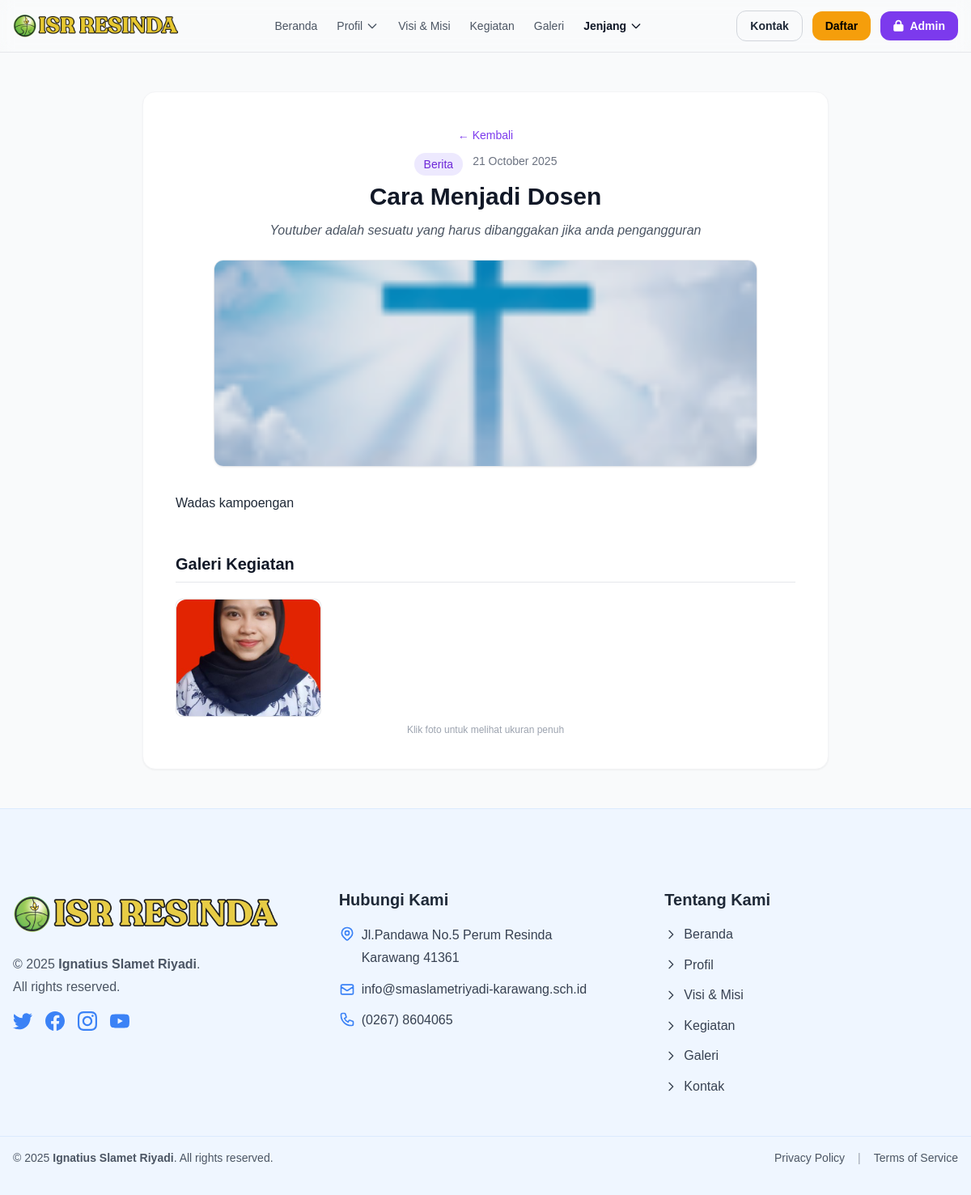
Screenshot of /kegiatan-detail.php?slug=bagaimana-cara-menjadi-dosem with the database file from the repository.
### tables this page shows
CREATE TABLE `kegiatan` (
  `id` int NOT NULL,
  `title` varchar(255) NOT NULL,
  `slug` varchar(255) NOT NULL,
  `excerpt` text,
  `content` longtext,
  `image_path` varchar(255) DEFAULT NULL,
  `category` varchar(50) NOT NULL DEFAULT 'umum',
  `status` enum('active','inactive') NOT NULL DEFAULT 'active',
  `author_id` int DEFAULT NULL,
  `created_at` timestamp NOT NULL DEFAULT CURRENT_TIMESTAMP,
  `updated_at` timestamp NULL DEFAULT NULL ON UPDATE CURRENT_TIMESTAMP
);

CREATE TABLE `kegiatan_foto` (
  `id` int NOT NULL,
  `kegiatan_id` int NOT NULL,
  `image_path` varchar(255) NOT NULL,
  `created_at` timestamp NOT NULL DEFAULT CURRENT_TIMESTAMP
);

### config/database.php (called while the page is built, shortened)
<?php
class Database {
    private $host;
    private $port;
    private $db_name;
    private $username;
    private $password;
    public function __construct() {
        $this->host = getenv("MYSQLHOST") ?: "localhost";
        $this->port = getenv("MYSQLPORT") ?: "3306";
        $this->db_name = getenv("MYSQLDATABASE") ?: "isr_school";
        $this->username = getenv("MYSQLUSER") ?: "root";
        $this->password = getenv("MYSQLPASSWORD") ?: "";
    }
    public function getConnection() {
        $this->conn = null;
        try {
            $dsn = "mysql:host={$this->host};port={$this->port};dbname={$this->db_name};charset=utf8mb4";
            $this->conn = new PDO($dsn, $this->username, $this->password, [
                PDO::ATTR_ERRMODE => PDO::ERRMODE_EXCEPTION,
                PDO::ATTR_DEFAULT_FETCH_MODE => PDO::FETCH_ASSOC
            ]);
        } catch(PDOException $exception) {
            echo "Connection error: " . $exception->getMessage();
        }
        return $this->conn;
    }
}
?>

### models/Kegiatan.php (called while the page is built, shortened)
<?php
require_once __DIR__ . '/../config/database.php';
class Kegiatan {
  private $db;
  public function __construct() { $this->db = (new Database())->getConnection(); }
  public function findBySlug($slug) {
    $stmt = $this->db->prepare("SELECT * FROM kegiatan WHERE slug = :slug LIMIT 1");
    $stmt->bindValue(':slug', $slug);
    $stmt->execute();
    return $stmt->fetch(PDO::FETCH_ASSOC);
  }
}

### includes/config.php (called while the page is built, shortened)
<?php
function url($path = '') {
  $path = ltrim((string)$path, '/');
  return BASE_URL . $path;
}

### kegiatan-detail.php (the view)
<?php
require_once __DIR__ . '/includes/config.php';
require_once __DIR__ . '/models/Kegiatan.php';
require_once __DIR__ . '/config/database.php';
function h($s){ return htmlspecialchars((string)$s, ENT_QUOTES, 'UTF-8'); }
$slug = trim($_GET['slug'] ?? '');
$kg   = new Kegiatan();
$post = $slug ? $kg->findBySlug($slug) : null;
function kegiatan_photos($kegiatan_id){
  $db = (new Database())->getConnection();
  $s  = $db->prepare("SELECT id, image_path FROM kegiatan_foto WHERE kegiatan_id = :id ORDER BY id DESC");
  $s->execute([':id'=>$kegiatan_id]);
  return $s->fetchAll(PDO::FETCH_ASSOC);
}
$catLabels = [
  'umum'       => 'Umum',
  'berita'     => 'Berita',
  'artikel'    => 'Artikel',
  'pengumuman' => 'Pengumuman',
];
?>
<?php include __DIR__ . '/includes/header.php'; ?>
<div class="max-w-4xl mx-auto px-6 py-12">
  <?php if (!$post): ?>
    <div class="text-center py-24">
      <h1 class="text-3xl font-bold text-gray-900 mb-2">Konten Tidak Ditemukan</h1>
      <p class="text-gray-600 mb-6">Halaman yang Anda cari mungkin telah dihapus atau dipindahkan.</p>
      <a href="<?= url('kegiatan.php') ?>" class="inline-flex items-center px-4 py-2 rounded-xl bg-purple-600 text-white hover:bg-purple-700">← Kembali ke Kegiatan</a>
    </div>
  <?php else: ?>
    <?php
      $title   = $post['title'] ?? '-';
      $excerpt = $post['excerpt'] ?? '';
      $content = $post['content'] ?? '';
      $thumb   = $post['image_path'] ?? '';
      $catKey  = strtolower($post['category'] ?? '');
      $catName = $catLabels[$catKey] ?? 'Umum';
      $dateStr = !empty($post['created_at']) ? date('d F Y', strtotime($post['created_at'])) : '';
      $photos  = kegiatan_photos((int)$post['id']);
    ?>
    <article class="bg-white rounded-2xl shadow-sm border border-gray-100 p-6 sm:p-10">
      <div class="text-center mb-6">
        <a href="<?= url('kegiatan.php') ?>" class="text-sm text-purple-600 hover:text-purple-800 inline-flex items-center mb-3">← Kembali</a>
        <div class="flex justify-center gap-3 flex-wrap text-sm text-gray-500 mb-2">
          <span class="inline-block px-3 py-1 bg-purple-100 text-purple-700 rounded-full font-medium"><?= h($catName) ?></span>
          <?php if ($dateStr): ?><span><?= h($dateStr) ?></span><?php endif; ?>
        </div>
        <h1 class="text-2xl sm:text-3xl font-bold text-gray-900 leading-snug"><?= h($title) ?></h1>
        <?php if ($excerpt): ?>
          <p class="text-gray-600 mt-3 max-w-2xl mx-auto text-base italic"><?= h($excerpt) ?></p>
        <?php endif; ?>
      </div>
      <?php if ($thumb): ?>
        <div class="mb-8">
          <div class="max-w-2xl mx-auto">
            <img src="<?= h($thumb) ?>" alt="<?= h($title) ?>"
                 class="w-full h-56 sm:h-64 object-cover rounded-xl border border-gray-200 shadow-sm">
          </div>
        </div>
      <?php endif; ?>
      <div class="prose prose-lg mx-auto text-justify text-gray-800 leading-relaxed">
        <?= nl2br(h($content)) ?>
      </div>
      <?php if ($photos): ?>
        <div class="mt-12">
          <h2 class="text-xl font-semibold text-gray-900 mb-5 border-b border-gray-200 pb-2">Galeri Kegiatan</h2>
          <div class="grid grid-cols-2 sm:grid-cols-3 md:grid-cols-4 gap-4">
            <?php foreach ($photos as $ph): ?>
              <a href="<?= h($ph['image_path']) ?>" target="_blank" rel="noopener"
                 class="group block rounded-lg overflow-hidden border border-gray-200 hover:shadow transition">
                <img src="<?= h($ph['image_path']) ?>" alt="" class="h-36 w-full object-cover group-hover:scale-[1.03] transform transition">
              </a>
            <?php endforeach; ?>
          </div>
          <p class="text-xs text-gray-400 mt-2 text-center">Klik foto untuk melihat ukuran penuh</p>
        </div>
      <?php endif; ?>
    </article>
  <?php endif; ?>
</div>
<?php include __DIR__ . '/includes/footer.php'; ?>

### assets/css/style.css (style rules this page uses)
* { margin: 0; padding: 0; box-sizing: border-box; font-family: 'Arial', sans-serif; }
body { background-color: #f5f5f5; color: #333; line-height: 1.6; }
img { max-width:100%;height:auto;border-radius:0.75rem }

### includes/header.php (style rules this page uses)
body { font-family:'Inter',system-ui,-apple-system,'Segoe UI',Roboto,Helvetica,Arial }

### rows the page displays
kegiatan: category "Berita", created_at "21 October 2025", title "Cara Menjadi Dosen", excerpt "Youtuber adalah sesuatu yang harus dibanggakan jika anda pengangguran", image_path (picture), content "Wadas kampoengan"
kegiatan_foto: image_path (picture)
